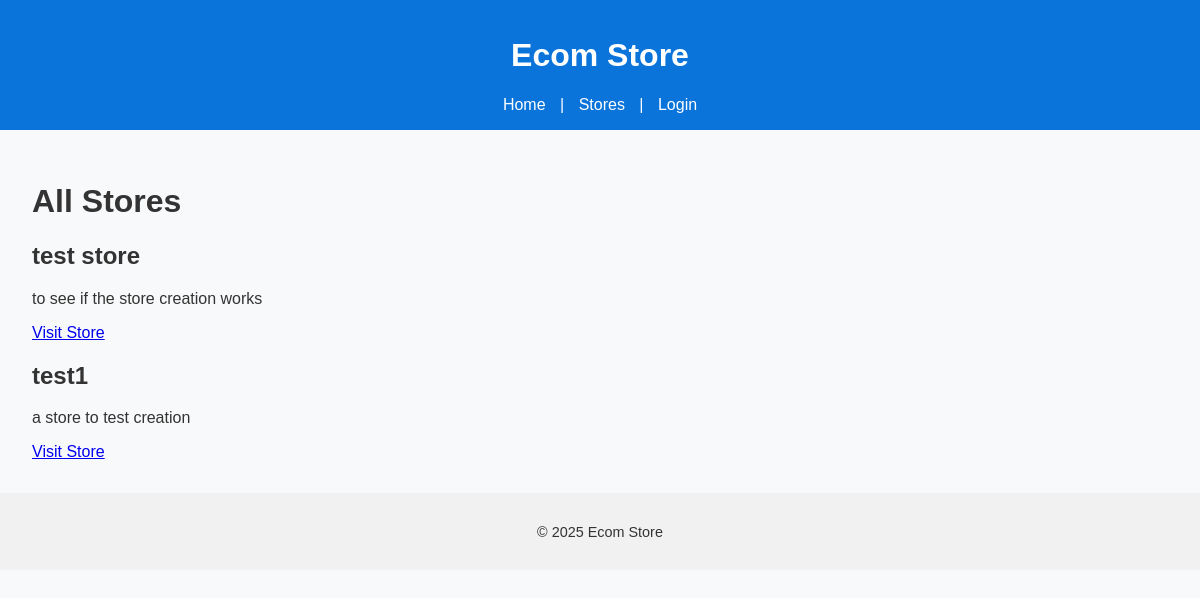
The page /stores/ on the database as committed earlier.
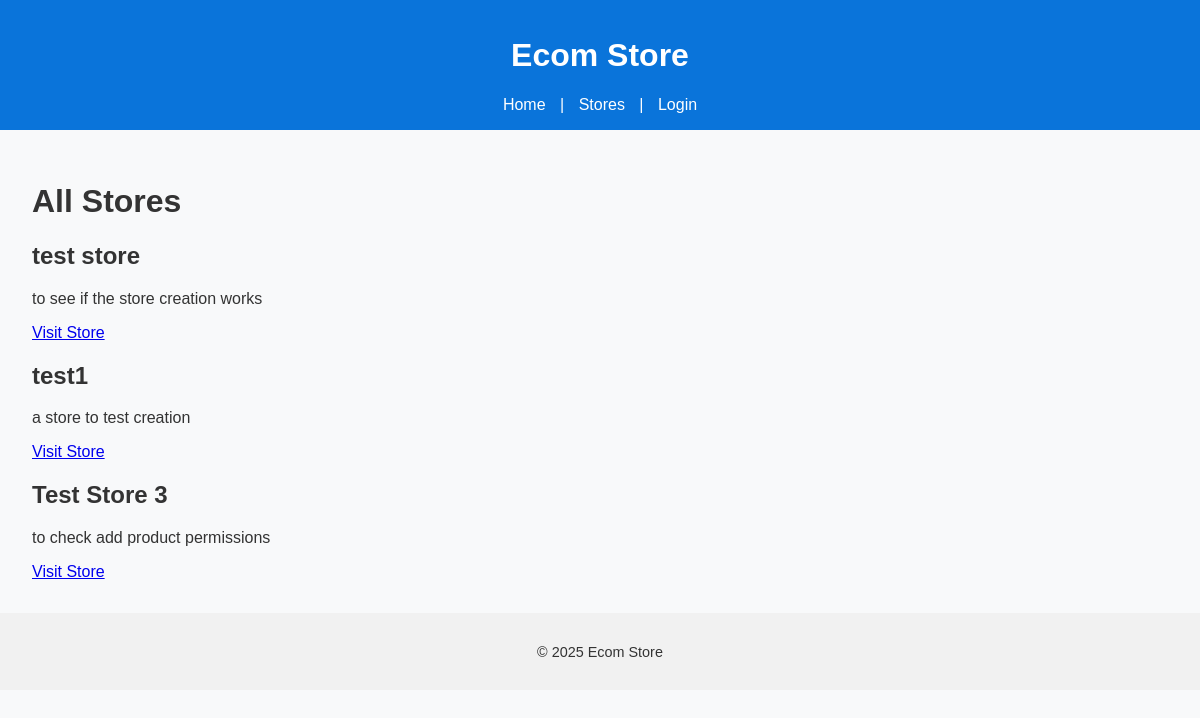
The same page on the database as committed later.
### store/models.py (models this page shows, shortened)
class Store(models.Model):
    owner = models.ForeignKey(User, on_delete=models.CASCADE, related_name='stores')
    name = models.CharField(max_length=200)
    description = models.TextField(blank=True)
    slug = models.SlugField(unique=False, blank=True)
    class Meta:
        unique_together = ('owner', 'slug')
    def get_absolute_url(self):
        return reverse('store_detail', args=[self.id])

### store/views.py (the view)
# urls.py: path('stores/', views.store_list, name='store_list'),
def store_list(request):
    stores = Store.objects.all()
    is_vendor = False
    if request.user.is_authenticated:
        is_vendor = request.user.groups.filter(name='Vendor').exists()
    return render(request, 'store/store_list.html', {
        'stores': stores,
        'is_vendor': is_vendor
    })

### store/templates/store/store_list.html (shortened to what this page needs)
{% extends "store/base.html" %}
{% block content %}
<h1 class="text-2xl font-semibold mb-4">All Stores</h1>
{% if stores %}
  <div class="grid sm:grid-cols-2 lg:grid-cols-3 gap-6">
    {% for store in stores %}
      <div class="bg-white shadow-md rounded-lg p-4 hover:shadow-lg transition">
        <h2 class="text-xl font-semibold mb-2">{{ store.name }}</h2>
        <p class="text-gray-600 mb-3">{{ store.description|truncatewords:20 }}</p>
        <a href="{{ store.get_absolute_url }}" class="inline-block bg-indigo-600 text-white px-3 py-1 rounded hover:bg-indigo-700">
          Visit Store
        </a>
      </div>
    {% endfor %}
  </div>
{% else %}
  <p class="text-gray-600">No stores available yet.</p>
{% endif %}
{% endblock %}

### store/templates/store/base.html (shortened to what this page needs)
<!DOCTYPE html>
<html lang="en">
<head>
    {% load static %}
    <link rel="stylesheet" href="{% static 'store/style.css' %}">
</head>
<body>
    <header>
        <h1>Ecom Store</h1>
        <nav>
            <a href="{% url 'home' %}">Home</a> |
            <a href="{% url 'store_list' %}">Stores</a> |
            {% if user.is_authenticated %}
                <a href="{% url 'logout_user' %}">Logout</a>
            {% else %}
                <a href="{% url 'login' %}">Login</a>
            {% endif %}
        </nav>
    </header>
    <main>
        {% block content %}
        {% endblock %}
    </main>
    <footer>
        <p>© 2025 Ecom Store</p>
    </footer>
</body>
</html>

### store/static/store/style.css (style rules this page uses)
body { font-family: Arial, sans-serif; background-color: #f8f9fa; margin: 0; padding: 0; color: #333; }
header { background-color: #0a74da; color: white; padding: 1rem; text-align: center; }
nav a { color: white; text-decoration: none; margin: 0 10px; }
main { padding: 2rem; }
footer { background-color: #f1f1f1; padding: 1rem; text-align: center; font-size: 0.9em; }

Rows that differ between the two databases and show on the page:
added Store: name "Test Store 3", description "to check add product permissions"
